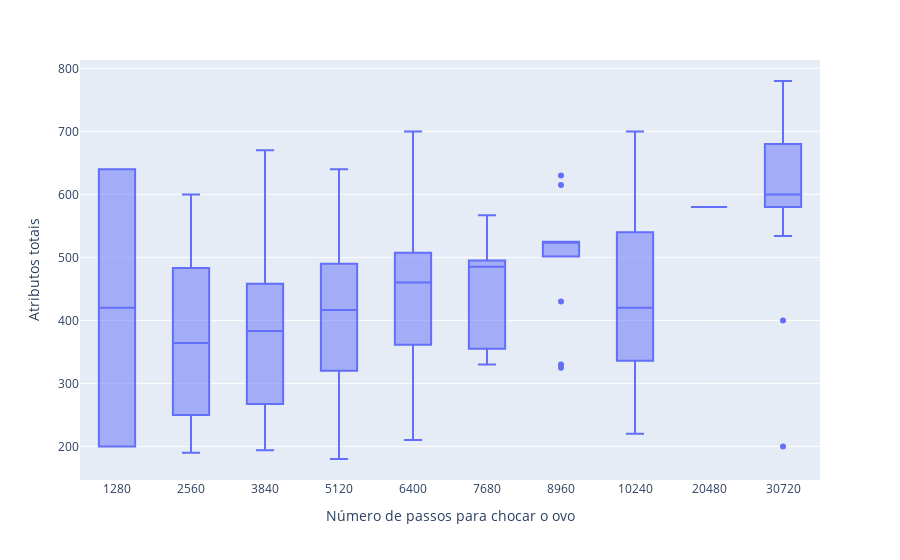

Notebook source saved alongside this figure:
### Code cell
chart_egg_x_tot(pokemon)

### Figure 1 — Plotly figure (JSON) as saved in the notebook; plotly's stock layout.template omitted (floating-point values rounded to 4 significant figures; data arrays with more than 128 entries replaced by an {"elided": "..."} marker saying what was removed)
{"data": [{"alignmentgroup": "True", "hovertemplate": "<b>%{hovertext}</b><br><br>base_egg_steps=%{x}<br>base_total=%{y}<extra></extra>", "hovertext": {"elided": "801 str values"}, "legendgroup": "", "marker": {"color": "#636efa"}, "name": "", "notched": false, "offsetgroup": "", "orientation": "v", "showlegend": false, "type": "box", "x": {"elided": "801 int values"}, "x0": " ", "xaxis": "x", "y": {"elided": "801 int values"}, "y0": " ", "yaxis": "y"}], "layout": {"boxmode": "group", "legend": {"tracegroupgap": 0}, "margin": {"t": 60}, "xaxis": {"anchor": "y", "categoryarray": ["1280", "2560", "3840", "5120", "6400", "7680", "8960", "10240", "20480", "30720"], "categoryorder": "array", "domain": [0, 1], "title": {"text": "Número de passos para chocar o ovo"}, "type": "category"}, "yaxis": {"anchor": "x", "domain": [0, 1], "title": {"text": "Atributos totais"}}}}
